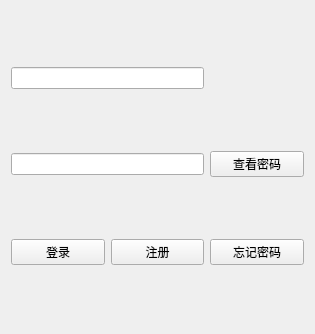
<?xml version="1.0" encoding="UTF-8"?>
<ui version="4.0">
 <class>Widget</class>
 <widget class="QWidget" name="Widget">
  <property name="geometry">
   <rect>
    <x>0</x>
    <y>0</y>
    <width>315</width>
    <height>334</height>
   </rect>
  </property>
  <property name="windowTitle">
   <string>Widget</string>
  </property>
  <layout class="QGridLayout" name="gridLayout">
   <item row="0" column="0" colspan="2">
    <widget class="QLineEdit" name="accountLineEdit"/>
   </item>
   <item row="1" column="0" colspan="2">
    <widget class="QLineEdit" name="passwordLineEdit"/>
   </item>
   <item row="1" column="2">
    <widget class="QPushButton" name="viewPasswordPushButton">
     <property name="text">
      <string>查看密码</string>
     </property>
    </widget>
   </item>
   <item row="2" column="0">
    <widget class="QPushButton" name="loginPushButton">
     <property name="text">
      <string>登录</string>
     </property>
    </widget>
   </item>
   <item row="2" column="1">
    <widget class="QPushButton" name="registerPushButton">
     <property name="text">
      <string>注册</string>
     </property>
    </widget>
   </item>
   <item row="2" column="2">
    <widget class="QPushButton" name="RetrievePasswordPushButton">
     <property name="text">
      <string>忘记密码</string>
     </property>
    </widget>
   </item>
  </layout>
 </widget>
 <resources/>
 <connections/>
</ui>
